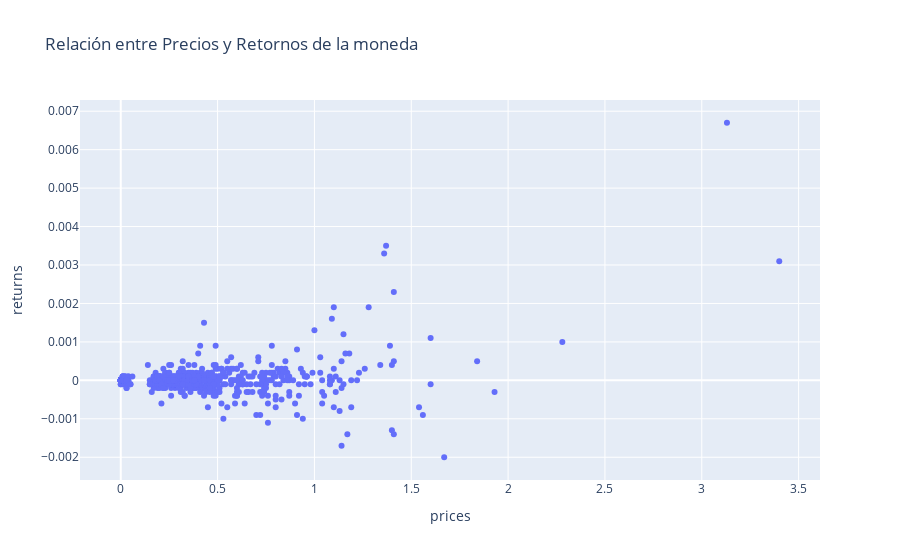

Source (notebook cell):
### Code cell
# Crear un gráfico de barras de las diferencias de precios en diferentes fechas
fig_price_returns = px.scatter(ripple_df, x='prices', y='returns', title='Relación entre Precios y Retornos de la moneda')
fig_price_returns.show()

### Figure 1 — Plotly figure (JSON) as saved in the notebook; plotly's stock layout.template omitted (floating-point values rounded to 4 significant figures; data arrays with more than 128 entries replaced by an {"elided": "..."} marker saying what was removed)
{"data": [{"hovertemplate": "prices=%{x}<br>returns=%{y}<extra></extra>", "legendgroup": "", "marker": {"color": "#636efa", "symbol": "circle"}, "mode": "markers", "name": "", "orientation": "v", "showlegend": false, "type": "scatter", "x": {"elided": "955 float values"}, "xaxis": "x", "y": {"elided": "955 float values"}, "yaxis": "y"}], "layout": {"legend": {"tracegroupgap": 0}, "title": {"text": "Relación entre Precios y Retornos de la moneda"}, "xaxis": {"anchor": "y", "domain": [0, 1], "title": {"text": "prices"}}, "yaxis": {"anchor": "x", "domain": [0, 1], "title": {"text": "returns"}}}}
